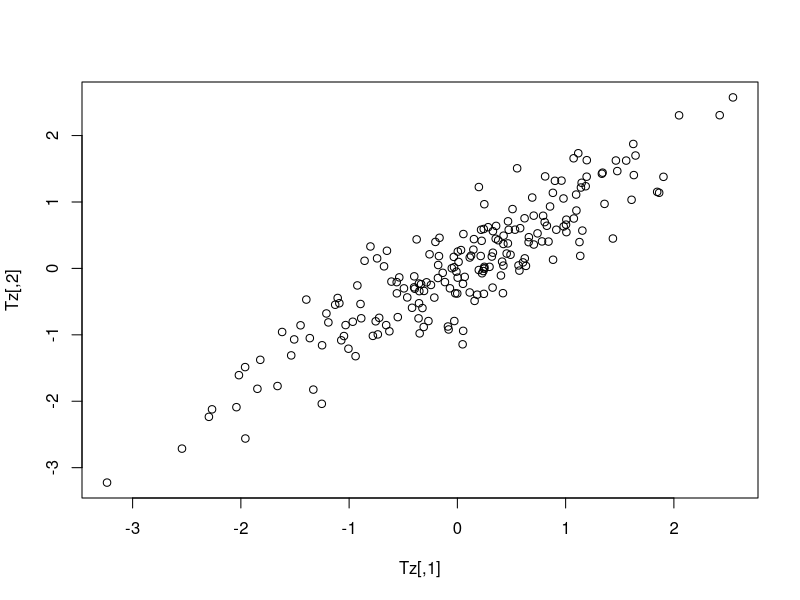
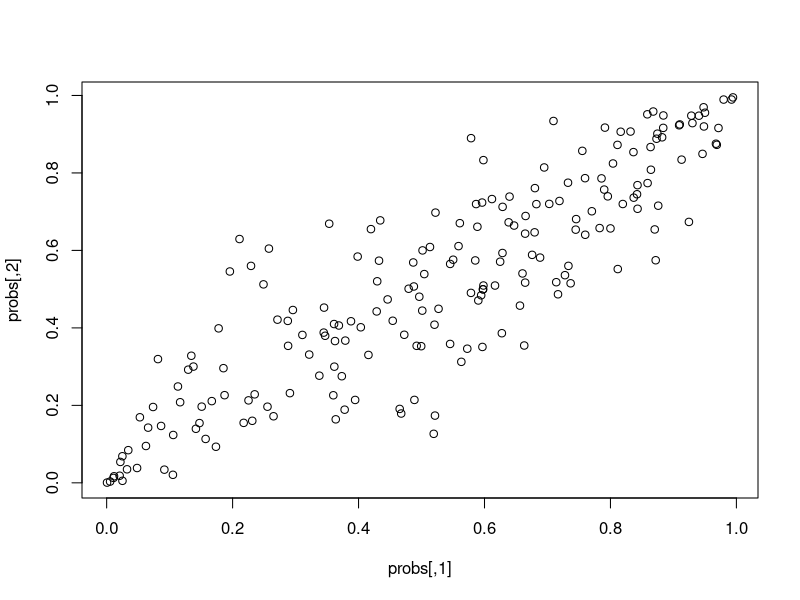

R code for these plots, in order:

n <- 200
z <- matrix(rnorm(n*2, 0, 1), nrow = n, ncol = 2)
# covmat <- diag(2)
covmat <- matrix(c(1,   NA,
                   0.9, 1), ncol = 2, byrow = TRUE)
  
cholm <- t(chol(t(covmat)))             # lower triangle of the Cholesky decomposition

Tz <- NULL
for (i in 1:n) {
  Tz <- rbind(Tz, t(cholm %*% z[i, ]))
}

plot(Tz)

# range [0,1]
probs <- pnorm(Tz)
plot(probs)

# fed and dead positively correlated


